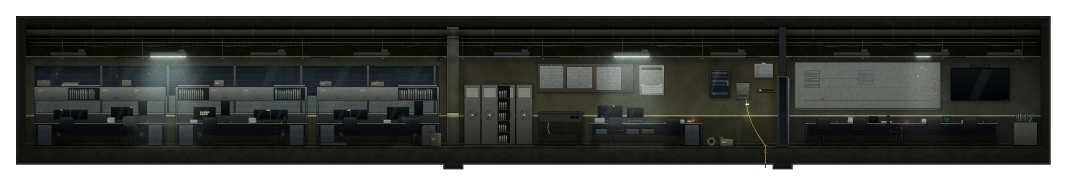
#> input picture assets/background/floor06/floor06-tech-division.png, 3200 x 556 px, found by its file name (shown at 1/3 size)
$ python build.py
#> lines starting #> are read from the running program, lines starting #| are printed output that depends on the picture; after the words box and inside, x2 and y2 are one past the last pixel; in counts of white or black regions, pixels touching at a corner belong together
### assets/background/cutaway_kit.py
# [12 lines of commented-out code are left out]
from PIL import Image, ImageDraw
import numpy as np

FLOOR = 438
TOP = 132
CORE = {'elevators': [(1818, 218), (2148, 214), (2444, 216)], 'stairs': (2906, 180), 'restroom_door': (3612, 145)}
ROOT = 'assets/objects/floor17/'


class Cutaway:
    def __init__(self, path, seed=0):
#> called with seed = 6
        self.A = np.asarray(Image.open(path).convert('RGBA')).copy()
#> self.A is the input picture: shape (556, 3200, 4); mean R, G, B, A 30.1, 32.2, 28.4, 198.7
        self.H = self.A.shape[0]
#> self.H = 556
        self.rng = np.random.default_rng(seed)

    def cols(self, *pieces):
        """Join source column ranges a..b; a third item that is truthy mirrors that piece."""
        out = []
        for piece in pieces:
            a, b = piece[:2]
            block = self.A[:, a:b]
            out.append(block[:, ::-1] if len(piece) > 2 and piece[2] else block)
        return np.concatenate(out, axis=1)

    def strip(self, a, b, width):
        """A clean column strip a..b stretched (repeated) to width: a plain wall filler."""
        return np.repeat(self.A[:, a:b], width // (b - a) + 1, axis=1)[:, :width]

    # [38 lines left out: functions glass, corridor_wall, not called in this run]

    def place(self, canvas, x, block):
        canvas[:, x:x + block.shape[1]] = block
        return canvas

    # [6 lines left out: function decor, not called in this run]

    def save(self, block, path):
        Image.fromarray(np.ascontiguousarray(block)).save(path)
        return block.shape[1]


# ---------------------------------------------------------------- 방 안 출구 문 자리
WALLS = 'assets/background/wall/'
SLAB = 82                                            # 그림 행: 천장 슬래브 아래(월드 y 214)


def _module(name):
    return Image.open(WALLS + name + '.png').convert('RGBA')


def door_bay(block, x, door_width, wall='wall-glass', clear=96, rows=(SLAB, FLOOR), world_top=SLAB + TOP):
    """Insert the room's own front wall at column x so the exit door stands in it, as seen from inside: the same wall
    module the corridor shows for this room (wall-glass / wall-glass-mixed / wall-frosted / wall-concrete) from the
    ceiling slab to the floor, the dimmed corridor wall behind the glass, a pilaster at both ends and `clear` px of empty
    wall on each side of the door, so no furniture touches the door. Everything right of x moves right by the bay width
    (door_width + 2 * clear), so fixtures right of x shift too. The door goes at x + clear. rows = block rows to fill,
    world_top = world y of rows[0] (2F stretches its art: rows=(0, 456), world_top=100). Returns the new block."""
    bay = door_width + 2 * clear
    seg = Image.new('RGBA', (bay, 752), (12, 13, 15, 255))
    if wall != 'wall-concrete':                       # 유리 너머는 정전 중인 복도 흰 벽(어둡게)
        corridor = np.asarray(_module('wall-concrete')).astype(float)
        corridor[..., :3] *= .42
        corridor = Image.fromarray(corridor.astype(np.uint8))
        for x0 in range(0, bay, corridor.width):
            seg.alpha_composite(corridor.crop((0, 0, min(corridor.width, bay - x0), 752)), (x0, 0))
    # 유리 창살(모듈 안 0·240·480)이 문 가장자리에 걸리지 않게 모듈을 민다: 보통 문은 문 중심 ±120에, 넓은 문(240)은 문 중심(문 뒤)에 창살
    module = _module(wall)
    center = clear + door_width // 2
    shift = (240 - (center if door_width > 225 else center - 120)) % 480
    strip = Image.new('RGBA', (bay + 480 * 2, 752), (0, 0, 0, 0))
    for x0 in range(0, strip.width, module.width):
        strip.alpha_composite(module, (x0, 0))
    seg.alpha_composite(strip.crop((shift, 0, shift + bay, 752)), (0, 0))
    pil = _module('pilaster')
    seg.alpha_composite(pil.crop((pil.width // 2, 0, pil.width, 752)), (0, 0))
    seg.alpha_composite(pil.crop((0, 0, pil.width // 2, 752)), (bay - pil.width // 2, 0))
    piece = np.asarray(seg)[world_top:world_top + rows[1] - rows[0]].astype(float)
    # 정전된 방 안에서 보는 벽이라 방 벽 밝기에 맞춘다(벽 윗부분 150행 중앙값의 1.15배, 칸 중앙값 기준)
    lum = lambda a: a[..., :3].reshape(-1, 3).mean(axis=1)
    piece[:, :, :3] *= min(1, 1.15 * np.median(lum(block[rows[0] + 100:rows[0] + 250].astype(float))) / np.median(lum(piece)))
    piece[:3, :, :3] *= .35                           # 슬래브와 만나는 줄
    src = block[:, x - bay:x] if x >= bay else block[:, x:x + bay]    # 천장·바닥은 옆 칸을 잇는다
    out = np.concatenate([block[:, :x], src, block[:, x:]], axis=1)
    out[rows[0]:rows[1], x:x + bay] = np.clip(piece, 0, 255).astype(np.uint8)
    return out


# ---------------------------------------------------------------- 문 스프라이트(닫힘 | 열림 두 칸), 높이 210 = 에셋의 문 높이
PALETTES = {
    'steel': ((40, 46, 50), (92, 102, 106), (130, 140, 142)),
    'wood': ((52, 38, 26), (96, 72, 50), (128, 98, 70)),
    'glass': ((38, 44, 48), (30, 40, 44), (70, 86, 90)),
    'double': ((120, 98, 52), (26, 50, 54), (150, 124, 66)),
}


# [56 lines left out: functions _opening, _door, door_sheet, not called in this run]


# ---------------------------------------------------------------- 확인용 합성 그림
def _paste_sprite(canvas, path, x, y, w, h):
    sprite = Image.open(path).convert('RGBA')
    canvas.alpha_composite(sprite.crop((0, 0, sprite.width // 2, sprite.height)).resize((w, h)), (x, y))


# [32 lines left out: functions preview_corridor, preview_interior, not called in this run]

### assets/background/cutaway_finish.py
"""Finish cutaway rooms with continuous ceiling/floor layers and the shared corridor walls."""
from pathlib import Path

import numpy as np
from PIL import Image, ImageDraw
from wall.compose_floor import main as compose_walls
from cutaway_kit import door_bay


def finish_floor(directory, rooms, bays=None):
    """bays: {name: (x, door_width, wall module)} -- the room's exit wall section (cutaway_kit.door_bay), inserted into the
    stretched wall (world y=100..556) so the ceiling/floor layers below get the new width."""
    folder = Path(directory)
    prefix = folder.name
    for name, (block, board, band) in rooms.items():
        width = block.shape[1]
        # 2층과 같은 경계: 슬래브를 버리고, 걸레받이 아래는 별도 바닥으로 이어 붙인다.
        wall = np.asarray(Image.fromarray(block[82:442]).resize((width, 475), Image.Resampling.LANCZOS)).copy()
        wall[456:] = 0
        if bays and name in bays:
            x, door_width, module = bays[name]
            wall = door_bay(wall, x, door_width, module, rows=(0, 456), world_top=100)
            width = wall.shape[1]
        Image.fromarray(wall).save(folder / f'{prefix}-{name}-interior.png')

        ceiling = Image.new('RGBA', (width, 100), board + (255,))
        draw = ImageDraw.Draw(ceiling)
        for y in range(84):
            draw.line((0, y, width, y), fill=tuple(int(c * (.78 + .22 * y / 84)) for c in board) + (255,))
        for x in range(0, width, 120):
            draw.line((x, 0, x, 84), fill=tuple(int(c * .74) for c in board) + (255,))
        draw.line((0, 30, width, 30), fill=(22, 26, 28, 255))
        for x in range(60, width, 240):
            draw.ellipse((x - 20, 48, x + 20, 60), fill=(14, 16, 17, 255), outline=(150, 152, 148, 255), width=2)
        for x in range(180, width - 140, 720):
            draw.rectangle((x, 38, x + 140, 70), fill=(20, 24, 26, 255), outline=band + (255,), width=2)
            for gx in range(x + 8, x + 134, 6):
                draw.line((gx, 43, gx, 65), fill=(80, 84, 86, 255))
        draw.rectangle((0, 84, width, 99), fill=band + (255,))
        ceiling.save(folder / f'{prefix}-ceiling-{name}.png')

        floor = Image.new('RGBA', (width, 204))
        draw = ImageDraw.Draw(floor)
        for y in range(204):
            draw.line((0, y, width, y), fill=(int(24 - 10 * y / 204), int(27 - 10 * y / 204), int(30 - 10 * y / 204), 255))
        draw.rectangle((0, 0, width, 1), fill=(64, 68, 66, 255))
        for y in (48, 100):
            draw.line((0, y, width, y), fill=(14, 16, 18, 255))
        for x in range(0, width, 160):
            draw.line((x, 4, x - 30, 203), fill=(16, 18, 20, 255))
        floor.save(folder / f'{prefix}-floor-{name}.png')

    compose_walls(str(folder / 'walls-layout.json'), str(folder / 'walls.png'))
    # 공용 복도는 752px이므로 아래쪽 8px도 같은 바닥으로 채워 방 내부와 높이를 맞춘다.
    with Image.open(folder / 'walls.png') as walls:
        corridor = Image.new('RGBA', (walls.width, 760))
        corridor.paste(walls, (0, 0))
        corridor.paste(walls.crop((0, 751, walls.width, 752)).resize((walls.width, 8)), (0, 752))
    corridor.save(folder / 'walls.png')

### assets/background/floor06/build.py
# 6층 배경: 단면 에셋 floor06-tech-division.png로 방 내부·천장·바닥과 공용 벽 모듈의 복도를 만든다. 문은 assets/objects/floor06/를 쓴다.
# 실행: python assets/background/floor06/build.py (저장소 루트에서, Pillow·numpy).
# 가로는 1:1, 벽 행 82..441만 늘려 월드 y=100..575에 둔다(원본 바닥선 y=438 → 월드 y=570). 건물 코어는 모든 층에서 같은
# 자리라 기술 개발 업무 공간·공용 엔지니어링 구역은 코어 왼쪽, 기술 회의실은 화장실 오른쪽에 둔다. 방 안 폭은 복도 전면 폭의
# 약 2.68배(1000/690/680 → 2676/1846/1840).
import sys
sys.path.insert(0, 'assets/background')
import numpy as np
from cutaway_kit import Cutaway
from cutaway_finish import finish_floor

HERE = 'assets/background/floor06/'
kit = Cutaway(HERE + 'floor06-tech-division.png', seed=6)
A = kit.A

# ---------------------------------------------------------------- 깨끗한 반복 칸
# 업무 공간 책상 칸(512..936: 서류장 책상 한 줄, 칸막이 틈 가운데에서 가운데까지). 포스트잇 붙은 모니터(599..631, 332..346)는
# 단서 물건이라 반복 칸에서는 같은 칸 오른쪽 모니터의 빈 화면으로 덮는다.
desk_bay = A[:, 512:936].copy()
desk_bay[332:346, 599 - 512:631 - 512] = A[340:354, 779:811]
#> desk_bay: shape (556, 424, 4); mean R, G, B, A 29.9, 33.2, 31, 204.6
# 칸 왼쪽 끝(512..600)은 켜진 비상 형광등(450..560)의 반쪽과 빛 웅덩이가 걸린다. 같은 구조의 셋째 칸(936..1024)과 열별 밝기를
# 비교해 빛을 걷어 내고, 반쪽 등기구는 꺼진 등기구(750..860)의 오른쪽 반으로 바꾼다. 반복 칸에는 켜진 등이 없다.
def smooth(values, k=15):
    return np.convolve(np.pad(values, k // 2, mode='edge'), np.ones(k) / k, mode='valid')


for r0, r1 in ((82, 240), (240, 330), (330, 438)):          # 천장·창 / 서류장 / 책상 아래, 띠마다 따로
    lum = A[r0:r1, :, :3].astype(float).mean(axis=(0, 2))
    ratio = smooth(np.clip(smooth(lum[936:1096]) / smooth(lum[512:672]), .3, 1))[:140]
    lit = desk_bay[r0:r1, :140, :3].astype(float) * ratio[None, :, None]
    desk_bay[r0:r1, :140, :3] = np.clip(lit, 0, 255).astype(np.uint8)
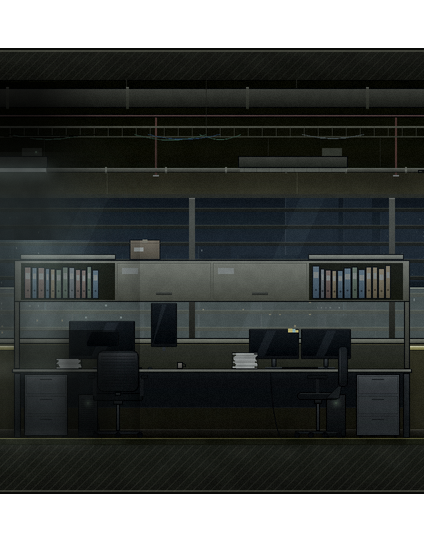
#> desk_bay: shape (556, 424, 4); mean R, G, B, A 26.4, 29.2, 27.1, 204.6; transparent parts drawn white
desk_bay[140:180, 0:48] = A[140:180, 812:860]
#> desk_bay: shape (556, 424, 4); 0.81% of pixels changed, all inside (x1, y1, x2, y2) = (0, 140, 48, 180)
# 회의실 테이블 끝 칸(2862..3030): 테이블·의자·머그잔. 꺼진 디스플레이와 카메라 바(186..306행)는 빈 벽(3030..3038)으로 덮는다.
table_bay = A[:, 2862:3030].copy()
table_bay[186:306] = np.repeat(A[186:306, 3030:3038], 21, axis=1)[:, :168]
table_disp = A[:, 2862:3030]
# 회의실 빈 벽: 천장은 등기구 없는 열(2920..2928), 벽·바닥은 디스플레이와 캐비닛 사이 빈 열(3030..3038).
# 3030 열은 꺼진 등기구(2960..3070, 146..172행) 한가운데라, 빈 벽에 맞닿는 양쪽(마지막 테이블 칸 끝, 캐비닛 쪽 시작)의 반쪽 등기구도 지운다.
CLEAN_CEILING = A[:186, 2920:2928]


def meeting_wall(width):
    column = np.concatenate([CLEAN_CEILING, A[186:, 3030:3038]], axis=0)
    return np.repeat(column, width // 8 + 1, axis=1)[:, :width]


def no_troffer(block, x0, x1):
    block = block.copy()
    block[140:176, x0:x1] = np.repeat(CLEAN_CEILING[140:176], (x1 - x0) // 8 + 1, axis=1)[:, :x1 - x0]
    return block


def flip(block, mirrored):
    return block[:, ::-1] if mirrored else block


# ---------------------------------------------------------------- 방 내부
# 기술 개발 업무 공간(2676): 원본 48..936, 깨끗한 책상 칸 세 번(뒤집기·그대로·뒤집기, 칸막이 틈 가운데끼리 맞닿는다), 칸막이 틈 74px, 원본 936..1378(기둥까지)
gap = np.repeat(desk_bay[:, 2:10], 10, axis=1)[:, :74]          # 칸막이 틈(칸 첫 열들)을 편 것
work = np.concatenate([kit.cols((48, 936)), flip(desk_bay, True), desk_bay, flip(desk_bay, True), gap, kit.cols((936, 1378))], axis=1)
#> after the loop in cols, `for piece in pieces:`: out = 1 item
# 공용 엔지니어링 구역(1846): 기둥 1340..1378, 서고 1378..1606, 빈 벽 150, 서고(1384..1604) 뒤집은 것, 빈 벽 200(출구 문 자리),
# 서고 하나 더, 빈 벽 36, 원본 1606..2360(플로터·게시판·작업대·회선 장비·칸막이)
archive = kit.cols((1384, 1604))
engineering = np.concatenate([kit.cols((1340, 1606)), kit.strip(1604, 1612, 150), flip(archive, True), kit.strip(1604, 1612, 200),
                              archive, kit.strip(1604, 1612, 36), kit.cols((1606, 2360))], axis=1)
#> in cols (call 5), `out = []`: out = []
#> the loop in cols (call 5), `for piece in pieces:` made 1 pass
#> pass 1, in cols (call 5), `block = self.A[:, a:b]`:
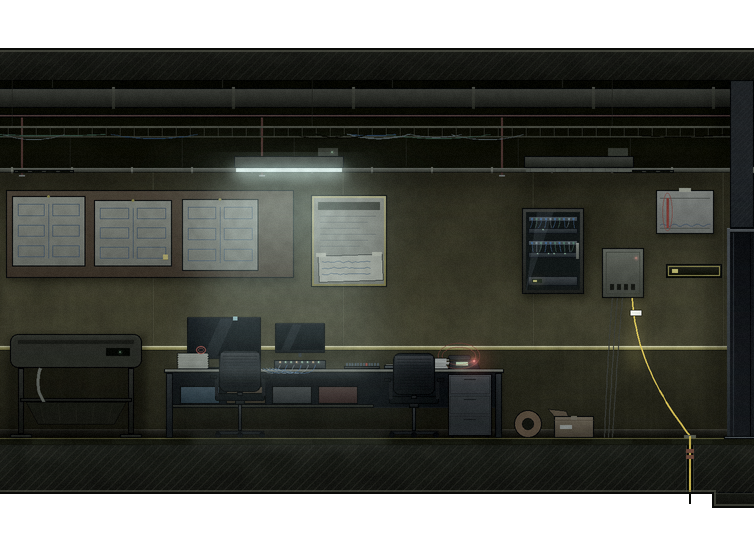
#> block: shape (556, 754, 4); mean R, G, B, A 35.3, 36.8, 30.9, 204.9; transparent parts drawn white
#> after the loop in cols (call 5), `for piece in pieces:`: out = 1 item
# 기술 회의실(1840): 원본 2336..3030(칸막이·화이트보드·테이블·디스플레이), 테이블 끝 칸 넷(뒤집기·그대로(디스플레이)·뒤집기·그대로),
# 빈 벽 352(출구 문 자리), 원본 3030..3152(캐비닛·끝벽)
meeting = np.concatenate([kit.cols((2336, 3030)), flip(table_bay, True), table_disp, flip(table_bay, True), no_troffer(table_bay, 96, 168),
                          meeting_wall(352), no_troffer(kit.cols((3030, 3152)), 0, 42)], axis=1)
#> in no_troffer, `block[140:176, x0:x1] = np.repeat(CLEAN_CEILING[140:176], (x1 - x0) //..`: block: shape (556, 168, 4); mean of channels 0, 1, 2, 3 20.5, 21.4, 17.2, 204.6
#> in meeting_wall, `return np.repeat(column, width // 8 + 1, axis=1)[:, :width]`:
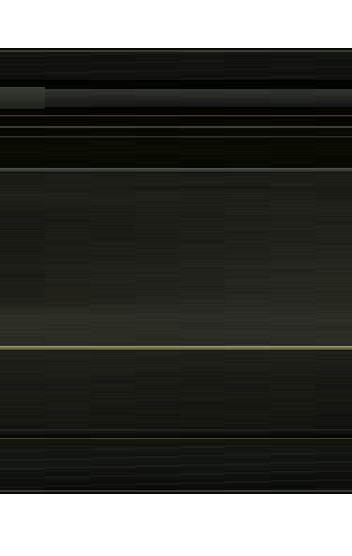
#> returned value: shape (556, 352, 4); mean of channels 0, 1, 2, 3 21.3, 22.1, 17.5, 204.6; transparent parts drawn white
#> in cols (call 7), `out = []`: out = []
#> the loop in cols (call 7), `for piece in pieces:` made 1 pass
#> pass 1, in cols (call 7), `block = self.A[:, a:b]`:
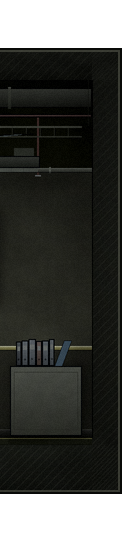
#> block: shape (556, 122, 4); mean R, G, B, A 21.5, 22.5, 18.7, 204.6; transparent parts drawn white
#> after the loop in cols (call 7), `for piece in pieces:`: out = 1 item
#> in no_troffer (call 2), `block[140:176, x0:x1] = np.repeat(CLEAN_CEILING[140:176], (x1 - x0) //..`: block: shape (556, 122, 4); 2.22% of pixels changed, all inside (x1, y1, x2, y2) = (0, 140, 42, 176)
# 방 안 출구 문 자리(cutaway_kit.door_bay): 복도에서 보이는 이 방 앞벽(같은 벽 모듈) 칸을 방 끝(끝벽 30px 안) 또는 빈 벽 자리에
# 끼워 출구 문을 그 벽에 세우고 양옆 96px은 빈 벽으로 둔다. 칸 폭(문 폭 + 192)만큼 오른쪽이 밀린다(방 설정 exitBay). 복도 문은 그대로다.
BAYS = {
    'work': (30, 240, 'wall-glass-mixed'),
    'engineering': (653, 130, 'wall-concrete'),
    'meeting': (1810, 130, 'wall-glass-mixed'),
}
finish_floor(HERE, {
    'work': (work, (70, 74, 60), (86, 80, 42)),
    'engineering': (engineering, (88, 92, 78), (64, 70, 48)),
    'meeting': (meeting, (74, 78, 64), (80, 76, 42)),
}, BAYS)
#> in finish_floor, `wall[456:] = 0`:
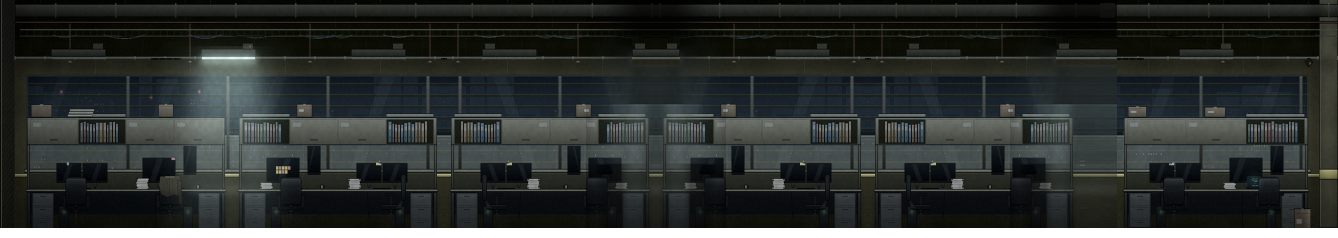
#> wall: shape (475, 2676, 4) (shown at 1/2 size); mean R, G, B, A 36.1, 40, 37.7, 244.8; transparent parts drawn white
#> in finish_floor, `x, door_width, module = bays[name]`: x = 30; door_width = 240; module = 'wall-glass-mixed'
#> in door_bay, `bay = door_width + 2 * clear`: bay = 432
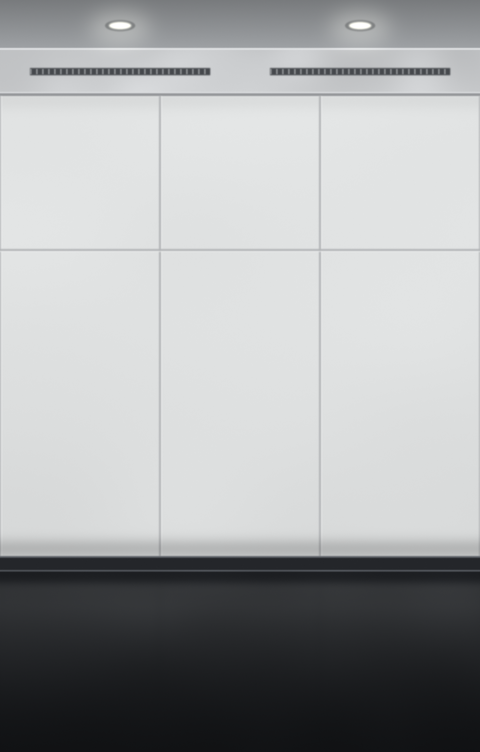
#> input picture assets/background/wall/wall-concrete.png, 480 x 752 px, found by its file name
#> in _module, returned value is the input picture: PIL image 480x752 RGBA; mean R, G, B, A 164.7, 166.7, 167.6, 255
#> after the loop in door_bay, `for x0 in range(0, bay, corridor.width):`:
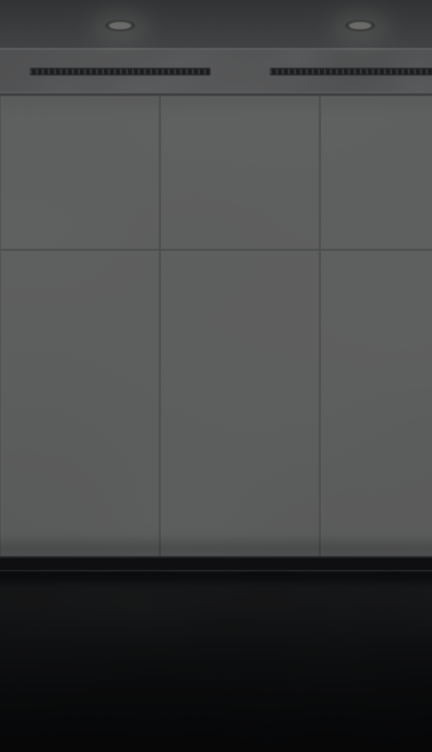
#> seg: PIL image 432x752 RGBA; mean R, G, B, A 68.7, 69.5, 69.9, 255
#> (the run stopped early here; a loop or call above may not have finished)
